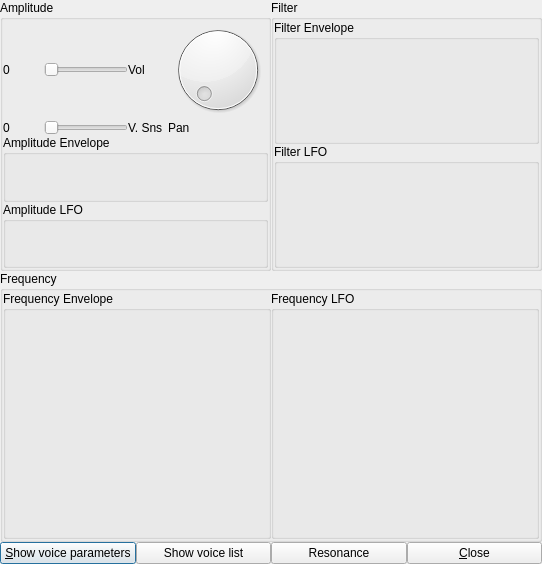
<?xml version="1.0" encoding="UTF-8"?>
<ui version="4.0">
 <class>addnoteui</class>
 <widget class="QDialog" name="addnoteui">
  <property name="geometry">
   <rect>
    <x>0</x>
    <y>0</y>
    <width>542</width>
    <height>564</height>
   </rect>
  </property>
  <property name="windowTitle">
   <string>Dialog</string>
  </property>
  <layout class="QVBoxLayout" name="verticalLayout">
   <property name="spacing">
    <number>0</number>
   </property>
   <property name="margin">
    <number>0</number>
   </property>
   <item>
    <layout class="QHBoxLayout" name="horizontalLayout_2">
     <property name="spacing">
      <number>0</number>
     </property>
     <item>
      <widget class="QGroupBox" name="groupBox">
       <property name="sizePolicy">
        <sizepolicy hsizetype="Preferred" vsizetype="Expanding">
         <horstretch>0</horstretch>
         <verstretch>0</verstretch>
        </sizepolicy>
       </property>
       <property name="title">
        <string>Amplitude</string>
       </property>
       <layout class="QVBoxLayout" name="verticalLayout_2">
        <property name="spacing">
         <number>0</number>
        </property>
        <property name="margin">
         <number>0</number>
        </property>
        <item>
         <layout class="QGridLayout" name="gridLayout">
          <property name="spacing">
           <number>0</number>
          </property>
          <item row="0" column="0">
           <widget class="QLabel" name="label_2">
            <property name="text">
             <string>0</string>
            </property>
           </widget>
          </item>
          <item row="0" column="1">
           <widget class="QSlider" name="horizontalSlider">
            <property name="sizePolicy">
             <sizepolicy hsizetype="Preferred" vsizetype="Fixed">
              <horstretch>0</horstretch>
              <verstretch>0</verstretch>
             </sizepolicy>
            </property>
            <property name="orientation">
             <enum>Qt::Horizontal</enum>
            </property>
           </widget>
          </item>
          <item row="0" column="2">
           <widget class="QLabel" name="label">
            <property name="text">
             <string>Vol</string>
            </property>
           </widget>
          </item>
          <item row="1" column="0">
           <widget class="QLabel" name="label_3">
            <property name="text">
             <string>0</string>
            </property>
           </widget>
          </item>
          <item row="1" column="1">
           <widget class="QSlider" name="horizontalSlider_2">
            <property name="sizePolicy">
             <sizepolicy hsizetype="Preferred" vsizetype="Fixed">
              <horstretch>0</horstretch>
              <verstretch>0</verstretch>
             </sizepolicy>
            </property>
            <property name="orientation">
             <enum>Qt::Horizontal</enum>
            </property>
           </widget>
          </item>
          <item row="1" column="2">
           <widget class="QLabel" name="label_4">
            <property name="text">
             <string>V. Sns</string>
            </property>
           </widget>
          </item>
          <item row="0" column="3">
           <widget class="Dial" name="dial">
            <property name="sizePolicy">
             <sizepolicy hsizetype="Preferred" vsizetype="Preferred">
              <horstretch>0</horstretch>
              <verstretch>0</verstretch>
             </sizepolicy>
            </property>
           </widget>
          </item>
          <item row="1" column="3">
           <widget class="QLabel" name="label_10">
            <property name="text">
             <string>Pan</string>
            </property>
           </widget>
          </item>
         </layout>
        </item>
        <item>
         <widget class="EnvelopeBox" name="amplitudeEnvelope">
          <property name="title">
           <string>Amplitude Envelope</string>
          </property>
         </widget>
        </item>
        <item>
         <widget class="LFOBox" name="amplitudeLFO">
          <property name="title">
           <string>Amplitude LFO</string>
          </property>
         </widget>
        </item>
       </layout>
      </widget>
     </item>
     <item>
      <widget class="QGroupBox" name="groupBox_2">
       <property name="sizePolicy">
        <sizepolicy hsizetype="Preferred" vsizetype="Expanding">
         <horstretch>0</horstretch>
         <verstretch>0</verstretch>
        </sizepolicy>
       </property>
       <property name="title">
        <string>Filter</string>
       </property>
       <layout class="QVBoxLayout" name="verticalLayout_3">
        <property name="spacing">
         <number>0</number>
        </property>
        <property name="margin">
         <number>0</number>
        </property>
        <item>
         <widget class="EnvelopeBox" name="filterEnvelope">
          <property name="title">
           <string>Filter Envelope</string>
          </property>
         </widget>
        </item>
        <item>
         <widget class="LFOBox" name="filterLFO">
          <property name="title">
           <string>Filter LFO</string>
          </property>
         </widget>
        </item>
       </layout>
      </widget>
     </item>
    </layout>
   </item>
   <item>
    <widget class="QGroupBox" name="groupBox_3">
     <property name="sizePolicy">
      <sizepolicy hsizetype="Preferred" vsizetype="Expanding">
       <horstretch>0</horstretch>
       <verstretch>0</verstretch>
      </sizepolicy>
     </property>
     <property name="title">
      <string>Frequency</string>
     </property>
     <layout class="QGridLayout" name="gridLayout_5">
      <property name="margin">
       <number>0</number>
      </property>
      <property name="spacing">
       <number>0</number>
      </property>
      <item row="0" column="0">
       <widget class="EnvelopeBox" name="frequencyEnvelope">
        <property name="title">
         <string>Frequency Envelope</string>
        </property>
       </widget>
      </item>
      <item row="0" column="1">
       <widget class="LFOBox" name="frequencyLFO">
        <property name="title">
         <string>Frequency LFO</string>
        </property>
       </widget>
      </item>
     </layout>
    </widget>
   </item>
   <item>
    <layout class="QHBoxLayout" name="horizontalLayout">
     <property name="spacing">
      <number>0</number>
     </property>
     <item>
      <widget class="QPushButton" name="pushButton_2">
       <property name="text">
        <string>&amp;Show voice parameters</string>
       </property>
      </widget>
     </item>
     <item>
      <widget class="QPushButton" name="pushButton_3">
       <property name="text">
        <string>Show voice list</string>
       </property>
      </widget>
     </item>
     <item>
      <widget class="QPushButton" name="pushButton_4">
       <property name="text">
        <string>Resonance</string>
       </property>
      </widget>
     </item>
     <item>
      <widget class="QPushButton" name="pushButton">
       <property name="text">
        <string>&amp;Close</string>
       </property>
      </widget>
     </item>
    </layout>
   </item>
  </layout>
 </widget>
 <customwidgets>
  <customwidget>
   <class>Dial</class>
   <extends>QDial</extends>
   <header>dial.h</header>
  </customwidget>
  <customwidget>
   <class>LFOBox</class>
   <extends>QGroupBox</extends>
   <header>lfobox.h</header>
   <container>1</container>
  </customwidget>
  <customwidget>
   <class>EnvelopeBox</class>
   <extends>QGroupBox</extends>
   <header>envelopebox.h</header>
   <container>1</container>
  </customwidget>
 </customwidgets>
 <resources/>
 <connections>
  <connection>
   <sender>horizontalSlider</sender>
   <signal>valueChanged(int)</signal>
   <receiver>label_2</receiver>
   <slot>setNum(int)</slot>
   <hints>
    <hint type="sourcelabel">
     <x>91</x>
     <y>67</y>
    </hint>
    <hint type="destinationlabel">
     <x>49</x>
     <y>71</y>
    </hint>
   </hints>
  </connection>
  <connection>
   <sender>horizontalSlider_2</sender>
   <signal>valueChanged(int)</signal>
   <receiver>label_3</receiver>
   <slot>setNum(int)</slot>
   <hints>
    <hint type="sourcelabel">
     <x>86</x>
     <y>108</y>
    </hint>
    <hint type="destinationlabel">
     <x>23</x>
     <y>113</y>
    </hint>
   </hints>
  </connection>
 </connections>
</ui>
